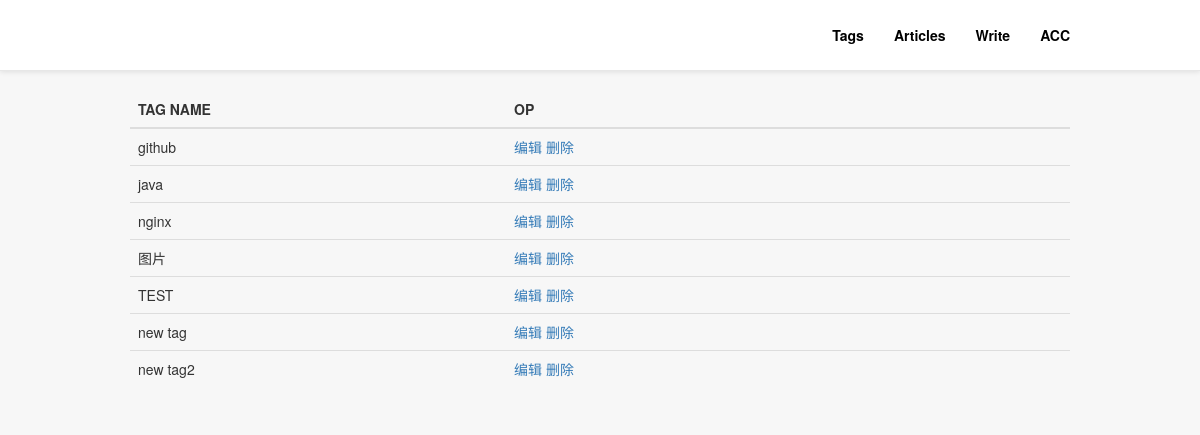
/hsjusj/tags_editor/ (signed in), run on an earlier commit of the app's database.
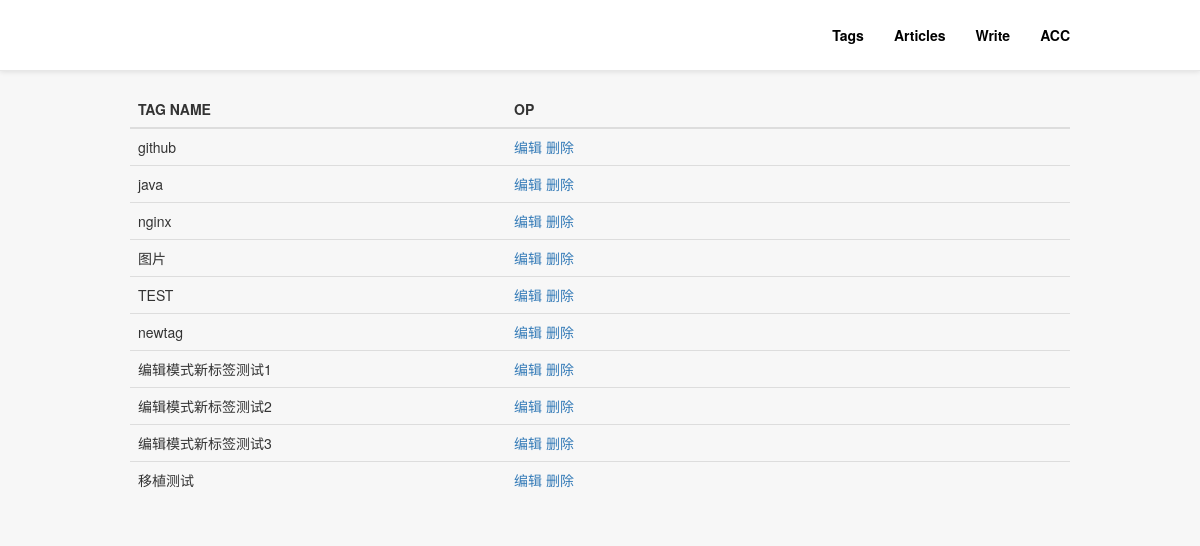
And on a later commit of the database.
### blog/models.py (models this page shows)
class Tags(models.Model):
    tid = models.AutoField(primary_key=True)
    tag_name = models.CharField(max_length=18)

### adm/views.py (the view)
# urls.py: path('tags_editor/', views.tags_editor, name='tags_editor'),
def tags_editor(request):
    if request.session.get('login', None):
        if request.method == 'GET':
            tags = Tags.objects.all()
            return render(request, 'view/adm/tags_editor.html', {'tags':tags})
        elif request.method == 'POST':
            tags = Tags.objects.all()
            return TemplateResponse(request, 'response/adm/tags_editor_response.html', {'tags':tags})
    else:
        return redirect('/hsjusj/login')

### templates/view/adm/tags_editor.html (shortened to what this page needs)
{% extends "layout/adm_base.html" %}
{% block body %}
<div class="tags-op">
    <table class="table table-hover">
        <thead>
            <tr>
                <th>TAG NAME</th>
                <th>OP</th>
            </tr>
        </thead>
        <tbdoy>
            {% for tag in tags %}
                <tr>
                    <td>{{ tag.tag_name }}</td>
                    <td class="tag-op" tid="{{ tag.tid }}">
                        <a class="tag-editor" data-toggle="modal" data-target=".bs-example-modal-sm">编辑</a>
                        <a class="tag-del">删除</a>
                    </td>
                </tr>
            {% endfor %}
        </tbdoy>
    </table>
</div>
{% endblock %}

What changed in the data, as far as the page shows it:
removed Tags: tag_name "new tag2"
changed Tags: tag_name "new tag" → "newtag"
added Tags: tag_name "编辑模式新标签测试1"
added Tags: tag_name "编辑模式新标签测试2"
added Tags: tag_name "编辑模式新标签测试3"
added Tags: tag_name "移植测试"
